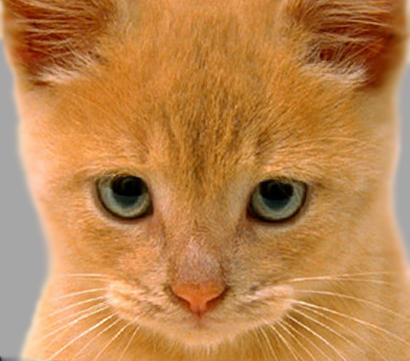
%> input picture 01 - Hybrid images/data/cat.bmp, 410 x 361 px
$ octave --eval "proj1_test_filtering;"   (GNU Octave 9; MATLAB toolbox functions it lacks are replaced by stand-ins)
%> lines starting %> are read from the running program, lines starting %| are printed output that depends on the picture
### 01 - Hybrid images/zip/código/my_imfilter.m
function output = my_imfilter(image, filter)
  output = imfilter(image, filter, 'conv', 'replicate');

### 01 - Hybrid images/zip/código/proj1_test_filtering.m
function proj1_test_filtering()

% This script has test cases to help you test your my_imfilter() function.
% You should verify here that your output is reasonable before using
% your filtering to construct a hybrid image in proj1.m. The outputs are
% all saved and you can include them in your writeup. You can add calls to
% imfilter() if you want to check that my_imfilter() is doing something
% similar.
%
% Written by James Hays.

%% Setup
test_image = im2single(imread('../data/cat.bmp'));
test_image = imresize(test_image, 0.7, 'bilinear'); %resizing to speed up testing
%> test_image: size 253x287x3 single
figure(1)
imshow(test_image)

%% Identify filter
%This filter should do nothing regardless of the padding method you use.
identity_filter = [0 0 0; 0 1 0; 0 0 0];

identity_image  = my_imfilter(test_image, identity_filter);

figure(2); imshow(identity_image);
imwrite(identity_image, 'identity_image.jpg', 'quality', 95);

%% Small blur with a box filter
%This filter should remove some high frequencies
blur_filter = [1 1 1; 1 1 1; 1 1 1];
blur_filter = blur_filter / sum(sum(blur_filter)); %making the filter sum to 1

blur_image = my_imfilter(test_image, blur_filter);

figure(3); imshow(blur_image);
imwrite(blur_image, 'blur_image.jpg', 'quality', 95);
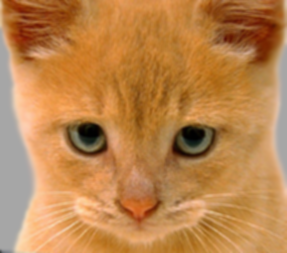
%> saved as blur_image.jpg: size 253x287x3 uint8; mean R, G, B 188.3, 132.5, 77.1; mean of the top-left, top-right, bottom-left and bottom-right quarters 129.3, 118.1, 152.1, 131

%% Large blur
%This blur would be slow to do directly, so we instead use the fact that
%Gaussian blurs are separable and blur sequentially in each direction.
large_1d_blur_filter = fspecial('Gaussian', [25 1], 10);

large_blur_image = my_imfilter(test_image, large_1d_blur_filter);
large_blur_image = my_imfilter(large_blur_image, large_1d_blur_filter'); %notice the ' operator which transposes the filter

figure(4); imshow(large_blur_image);
imwrite(large_blur_image, 'large_blur_image.jpg', 'quality', 95);

% %If you want to see how slow this would be to do naively, try out this
% %equivalent operation:
% tic %tic and toc run a timer and then print the elapsted time
% large_blur_filter = fspecial('Gaussian', [25 25], 10);
% large_blur_image = my_imfilter(test_image, large_blur_filter);
% toc

%% Oriented filter (Sobel Operator)
sobel_filter = [-1 0 1; -2 0 2; -1 0 1]; %should respond to horizontal gradients

sobel_image = my_imfilter(test_image, sobel_filter);
%> call 5 of my_imfilter, with filter = [-1 0 1; -2 0 2; -1 0 1]
%> in my_imfilter (call 5), `output = imfilter(image, filter, 'conv', 'replicate');`:
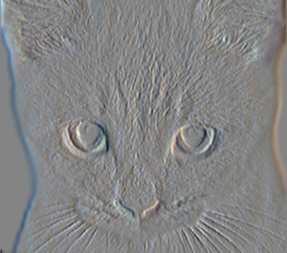
%> output: size 253x287x3 single; mean R, G, B -0.00195, -0.000219, 0.00143; drawn with min black and max white

%0.5 added because the output image is centered around zero otherwise and mostly black
figure(5); imshow(sobel_image + 0.5);
%> after `imshow(sobel_image + 0.5)`:
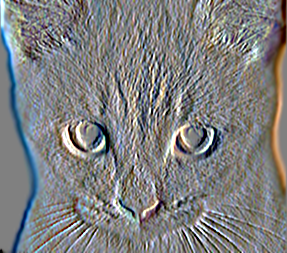
%> displayed picture: size 253x287x3, on the screen's scale of 0 to 255; mean R, G, B 127, 127.4, 127.8
imwrite(sobel_image + 0.5, 'sobel_image.jpg', 'quality', 95);


%% High pass filter (Discrete Laplacian)
laplacian_filter = [0 1 0; 1 -4 1; 0 1 0];

laplacian_image = my_imfilter(test_image, laplacian_filter);
%> call 6 of my_imfilter, with filter = [0 1 0; 1 -4 1; 0 1 0]
%> in my_imfilter (call 6), `output = imfilter(image, filter, 'conv', 'replicate');`:
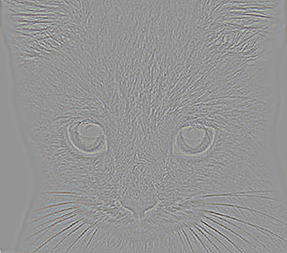
%> output: size 253x287x3 single; mean R, G, B 3.21e-10, 3.71e-10, -3.34e-10; drawn with min black and max white

%0.5 added because the output image is centered around zero otherwise and mostly black
figure(6); imshow(laplacian_image + 0.5);
%> after `imshow(laplacian_image + 0.5)`:
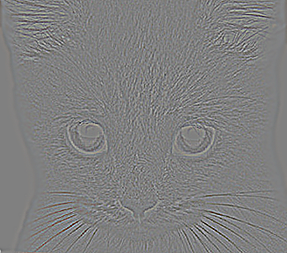
%> displayed picture: size 253x287x3, on the screen's scale of 0 to 255; mean R, G, B 127.5, 127.5, 127.5
imwrite(laplacian_image + 0.5, 'laplacian_image.jpg', 'quality', 95);


%% High pass "filter" alternative
high_pass_image = test_image - blur_image; %simply subtract the low frequency content
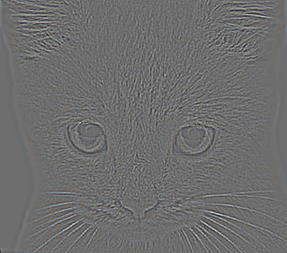
%> high_pass_image: size 253x287x3 single; mean R, G, B -1.4e-08, -1.01e-08, -7.12e-09; drawn with min black and max white

figure(7); imshow(high_pass_image + 0.5);
%> after `imshow(high_pass_image + 0.5)`:
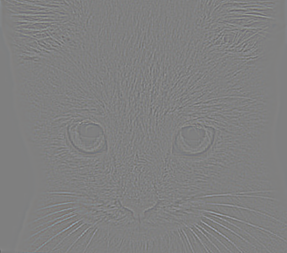
%> displayed picture: size 253x287x3, on the screen's scale of 0 to 255; mean R, G, B 127.5, 127.5, 127.5; mean of the top-left, top-right, bottom-left and bottom-right quarters 127.5, 127.5, 127.4, 127.5
imwrite(high_pass_image + 0.5, 'high_pass_image.jpg', 'quality', 95);

$ run again, with 01 - Hybrid images/data/dog.bmp copied over 01 - Hybrid images/data/cat.bmp
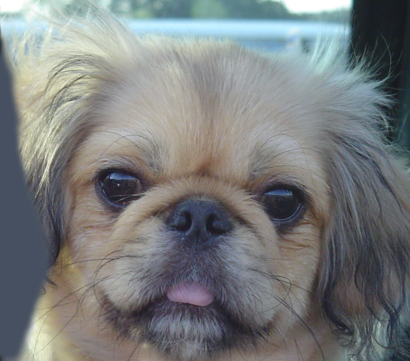
%> input picture 01 - Hybrid images/data/dog.bmp, 410 x 361 px
%> in my_imfilter (call 5), `output = imfilter(image, filter, 'conv', 'replicate');`:
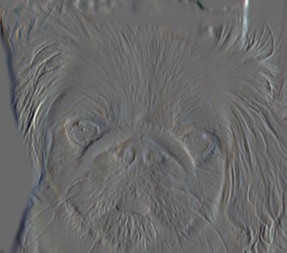
%> output: size 253x287x3 single; mean R, G, B 0.00266, 0.00246, 0.00344; drawn with min black and max white
%> in proj1_test_filtering, `imshow(high_pass_image + 0.5)`:
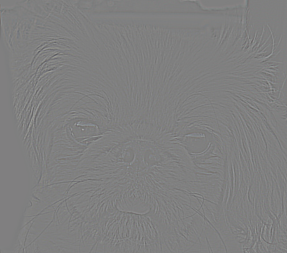
%> displayed picture: size 253x287x3, on the screen's scale of 0 to 255; mean R, G, B 127.5, 127.5, 127.5; mean of the top-left, top-right, bottom-left and bottom-right quarters 127.5, 127.5, 127.5, 127.5
